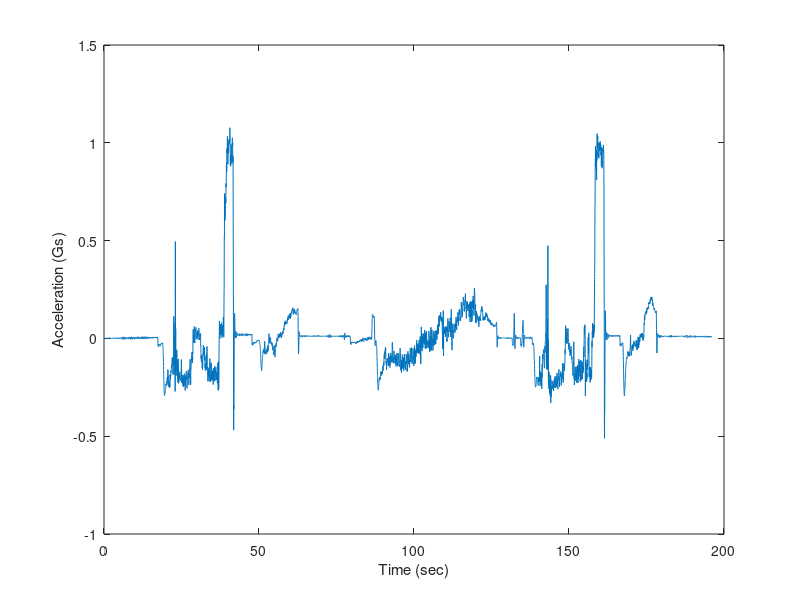

Here is the MATLAB script that generated this plot: (Note: this script raises an error after producing the figure.)
clc; clear all; close all; format compact
Thrs = 0.1; WdwSize = 100;
% ---------------------------------------
% Baseline Full Concrete Testing FCA et FCT
load('ApproxCoif2L6CompleteSignalFCA.mat');
load('FCT.mat'); load('FCA.mat')
t = FullConcreteTime;  sig = DecomCoif2L6CompFCA;
a = FullConcreteAccel; 
figure; plot(t,a*-1); xlabel('Time (sec)'); ylabel('Acceleration (Gs)')
CoifPlotter(t,sig); 
[FricCoeff] = FilterSwitch(Thrs,WdwSize,sig,t);
% ---------------------------------------
% Discrete Integration of Data not needed. It is resolved on 
% Drifting Removal data files.
% [v,d,n] = DiscIntegSims(t,a*9.81);
% figure; plot(t,v); grid on;
% xlabel('Time (sec)'); ylabel('Velocity m/s');
% figure; plot(t,d); grid on;
% xlabel('Time (sec)'); ylabel('Distance m')

% ---------------------------------------
% From Literature, 
% Concrete Coeff Friction Sliding Value =~ 1.00
% Select Appropiate Ranges for Braking Incident
% First Event
idx1 = find(t ==38); idx2 = find(t ==42);
% Second Event
idx3 = find(t ==157); idx4 = find(t ==163);
% The following inputs, the Range of Braking Incident
% The Integrated Velocity, and the FricCoeff from Filter Switch
[FGmu1,FGmu2] = FrictionEst(FricCoeff,t,idx1,idx2,idx3,idx4)
%http://hpwizard.com/tire-friction-coefficient.html
LitValue = 0.9305;
Relative_Error1 = abs((FGmu1 - LitValue))/LitValue*100
Relative_Error2 = abs((FGmu2 - LitValue))/LitValue*100